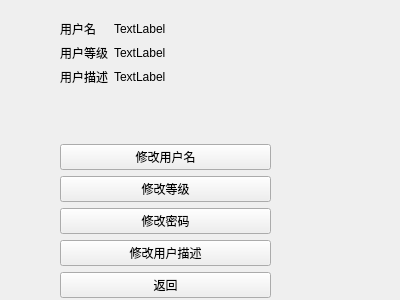
<?xml version="1.0" encoding="UTF-8"?>
<ui version="4.0">
 <class>usrManagerUI_modify</class>
 <widget class="QWidget" name="usrManagerUI_modify">
  <property name="windowModality">
   <enum>Qt::ApplicationModal</enum>
  </property>
  <property name="geometry">
   <rect>
    <x>0</x>
    <y>0</y>
    <width>400</width>
    <height>300</height>
   </rect>
  </property>
  <property name="windowTitle">
   <string>Form</string>
  </property>
  <widget class="QWidget" name="formLayoutWidget">
   <property name="geometry">
    <rect>
     <x>50</x>
     <y>10</y>
     <width>231</width>
     <height>298</height>
    </rect>
   </property>
   <layout class="QFormLayout" name="formLayout">
    <property name="leftMargin">
     <number>10</number>
    </property>
    <property name="topMargin">
     <number>10</number>
    </property>
    <property name="rightMargin">
     <number>10</number>
    </property>
    <property name="bottomMargin">
     <number>10</number>
    </property>
    <item row="0" column="0">
     <widget class="QLabel" name="label">
      <property name="text">
       <string>用户名</string>
      </property>
     </widget>
    </item>
    <item row="0" column="1">
     <widget class="QLabel" name="lbUsrName">
      <property name="text">
       <string>TextLabel</string>
      </property>
     </widget>
    </item>
    <item row="5" column="0" colspan="2">
     <widget class="QPushButton" name="pbModifyName">
      <property name="text">
       <string>修改用户名</string>
      </property>
     </widget>
    </item>
    <item row="6" column="0" colspan="2">
     <widget class="QPushButton" name="pbModifyLevel">
      <property name="text">
       <string>修改等级</string>
      </property>
     </widget>
    </item>
    <item row="7" column="0" colspan="2">
     <widget class="QPushButton" name="pbModifyPWD">
      <property name="text">
       <string>修改密码</string>
      </property>
     </widget>
    </item>
    <item row="9" column="0" colspan="2">
     <widget class="QPushButton" name="pbBack">
      <property name="text">
       <string>返回</string>
      </property>
     </widget>
    </item>
    <item row="1" column="0">
     <widget class="QLabel" name="label_4">
      <property name="text">
       <string>用户等级</string>
      </property>
     </widget>
    </item>
    <item row="3" column="0">
     <spacer name="verticalSpacer">
      <property name="orientation">
       <enum>Qt::Vertical</enum>
      </property>
      <property name="sizeHint" stdset="0">
       <size>
        <width>20</width>
        <height>40</height>
       </size>
      </property>
     </spacer>
    </item>
    <item row="2" column="0">
     <widget class="QLabel" name="label_3">
      <property name="text">
       <string>用户描述</string>
      </property>
     </widget>
    </item>
    <item row="1" column="1">
     <widget class="QLabel" name="lbUsrLevel">
      <property name="text">
       <string>TextLabel</string>
      </property>
     </widget>
    </item>
    <item row="2" column="1">
     <widget class="QLabel" name="lbUsrDescript">
      <property name="text">
       <string>TextLabel</string>
      </property>
     </widget>
    </item>
    <item row="8" column="0" colspan="2">
     <widget class="QPushButton" name="pbModifyDescript">
      <property name="text">
       <string>修改用户描述</string>
      </property>
     </widget>
    </item>
    <item row="4" column="0">
     <spacer name="verticalSpacer_2">
      <property name="orientation">
       <enum>Qt::Vertical</enum>
      </property>
      <property name="sizeHint" stdset="0">
       <size>
        <width>20</width>
        <height>40</height>
       </size>
      </property>
     </spacer>
    </item>
   </layout>
  </widget>
 </widget>
 <tabstops>
  <tabstop>pbModifyName</tabstop>
  <tabstop>pbModifyLevel</tabstop>
  <tabstop>pbModifyPWD</tabstop>
  <tabstop>pbModifyDescript</tabstop>
  <tabstop>pbBack</tabstop>
 </tabstops>
 <resources/>
 <connections/>
</ui>
